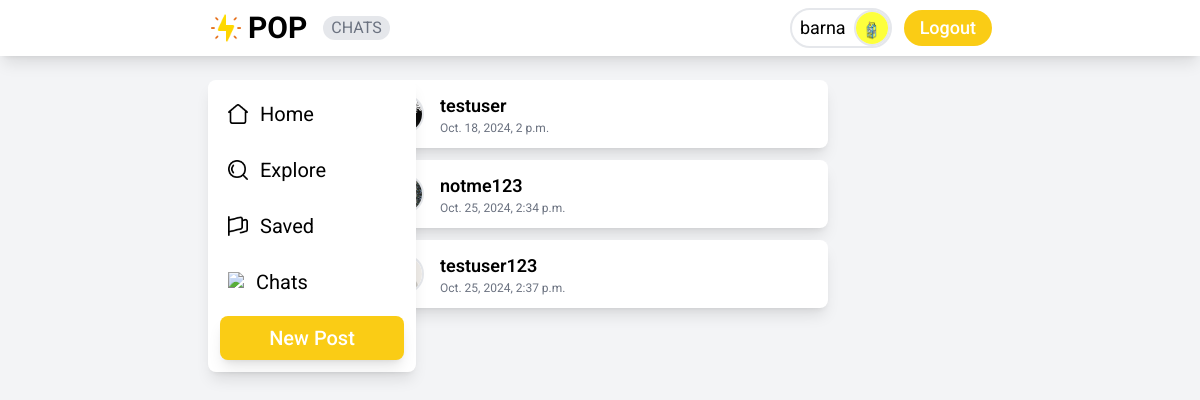
/chats/ (signed in), run on the app's committed database.
### users/models.py (models this page shows, shortened)
class Profile(models.Model):
    user = models.OneToOneField(
        User, on_delete=models.CASCADE, related_name='user_profile')
    bio = models.TextField(blank=True)
    profile_picture = models.ImageField(
        upload_to='profile_pictures/', null=True)
    saved_posts = models.ManyToManyField(
        Post, blank=True, related_name='saved_by')

### chats/models.py (models this page shows, shortened)
class Chat(models.Model):
    users = models.ManyToManyField(User, related_name='chats')
    created_at = models.DateTimeField(auto_now_add=True)
    modified_at = models.DateTimeField(auto_now=True)

### chats/views.py (the view)
# urls.py: path('', views.ChatsListView.as_view(), name='chats'),
class ChatsListView(ListView):
    model = Chat
    template_name = 'chats/chats.html'
    context_object_name = 'chats'
    def get_queryset(self):
        return self.request.user.chats.all()

### chats/templates/chats/chats.html (shortened to what this page needs)
{% extends "core/base.html" %}
{% load static %}
{% block content %}
{% if chats %}
{% for chat in chats %}
<div class="bg-white rounded-lg shadow-lg mb-3 hover:bg-gray-200">
    <a href="{% url "chats:chat_detail" chat.id %}" class="flex items-center space-x-4 p-3">
        {% for user in chat.users.all %}
            {% if user != request.user %}
                <div>
                    <p class="text-lg font-semibold">{{ user.username }}</p>
                    <p class="text-xs text-gray-500">{{ chat.modified_at }}</p>
                </div>
            {% endif %}
        {% endfor %}
    </a>
</div>
{% endfor %}
    {% else %}
        <div class="bg-white rounded-lg shadow-lg p-3">
            <h1 class="p-3 text-center text-lg">You have no chats yet.</h1>
        </div>
    {% endif %}
{% endblock content %}

### core/templates/core/base.html (shortened to what this page needs)
{% load static %}
<!DOCTYPE html>
<html lang="en">
<head>
    <link rel="stylesheet" href="{% static "css/styles.css" %}">
    <link rel="stylesheet" href="{% static 'core/css/font.css' %}">
</head>
<body class="bg-gray-100">
    <nav class="py-6 px-52 flex justify-between items-center h-14 shadow-lg z-10 z-40 fixed top-0 w-full bg-white">
        <div class="relative flex items-center space-x-4">
            <a href="/">
                <div class="flex items-center space-x-1">
                    <img class="h-9" src="{% static "logo.png" %}">
                    <h1 class="text-3xl font-bold">POP</h1>
                </div>
            </a>
            <ul>
                <li class="px-2 bg-gray-200 rounded-full text-md font-normal text-gray-500 {% if request.path == '/chats/' %}active {% else %} hidden {% endif %}">CHATS</li>
            </ul>
        </div>
        <div class="flex space-x-3">
        {% if request.user.is_authenticated %}
        <div class="flex items-center">
            <div class="flex items-center mr-3 border-2 border-gray-200 rounded-full hover:bg-gray-200">
                <a href="{% url "users:profile" user.username %}" class="flex items-center">
                    <div class="ml-2">
                        <p class="text-lg mr-2">{{ user.username }}</p>
                    </div>
                    {% if user.user_profile and user.user_profile.profile_picture %}
                        <div class="w-9 h-9 rounded-full overflow-hidden border-2 border-gray-200 clip-half">
                            <img class="w-full h-full object-cover object-center aspect-square" src="{{ user.user_profile.profile_picture.url }}">
                        </div>
                    {% else %}
                        <div class="w-9 h-9 rounded-full overflow-hidden border-2 border-gray-200">
                            <img class="w-full h-full object-cover object-center aspect-square" src="{% static "user2.png" %}">
                        </div>
                    {% endif %}
                </a>
            </div>
            <a href="{% url "core:logout" %}" class="px-4 py-1 bg-yellow-400 rounded-full hover:bg-yellow-500">
                <h2 class="font-medium text-lg text-white">Logout</h2>
            </a>
        </div>
        {% endif %}
        </div>
    </nav>
        {% if request.user.is_authenticated %}
        <div class="w-52 shadow-lg rounded-lg px-3 py-3 space-y-3 h-fit bg-white fixed top-20 left-52">
            <a href="{% url "core:index" %}" class="p-2 rounded-lg hover:bg-gray-200 block">
                <div class="flex items-center space-x-3">
                    <img class="h-5" src="{% static "home2.png" %}">
                    <h2 class="text-xl">Home</h1>
                </div>
            </a>
            <a href="{% url "posts:explore" %}" class="p-2 rounded-lg hover:bg-gray-200 block">
                <div class="flex items-center space-x-3">
                    <img class="h-5" src="{% static "search2.png" %}">
                    <h2 class="text-xl">Explore</h1>
                </div>
            </a>
            <a href="{% url "posts:saved" %}" class="p-2 rounded-lg hover:bg-gray-200 block">
                <div class="flex items-center space-x-3">
                    <img class="h-5" src="{% static "save.png" %}">
                    <h2 class="text-xl">Saved</h1>
                </div>
            </a>
            <a href="{% url "chats:chats" %}" class="p-2 rounded-lg hover:bg-gray-200 block">
                <div class="flex items-center space-x-3">
                    <img class="h-5" src="{% static "comment2.png" %}">
                    <h2 class="text-xl">Chats</h1>
                </div>
            </a>
            <a href="{% url "posts:new" %}" class="p-2 rounded-lg shadow-lg bg-yellow-400 text-white hover:bg-yellow-500 text-center block">
                    <p class="font-medium text-xl">New Post</p>
            </a>
        </div>
        {% endif %}
    <div class="px-36 py-20 flex justify-center">
        <div class="content w-1/2">
            {% block content %}
            {% endblock content %}
        </div>
    </div>
</body>
</html>

### core/templates/core/base.html (style rules this page uses)
.content { max-width: 600px; }

### data on the page
Chat: modified_at "Oct. 18, 2024, 2 p.m."
Chat: modified_at "Oct. 25, 2024, 2:34 p.m."
Chat: modified_at "Oct. 25, 2024, 2:37 p.m."

### other printed values
{{ user.username }} "barna"
{{ user.username }} "testuser"
{{ user.username }} "notme123"
{{ user.username }} "testuser123"
